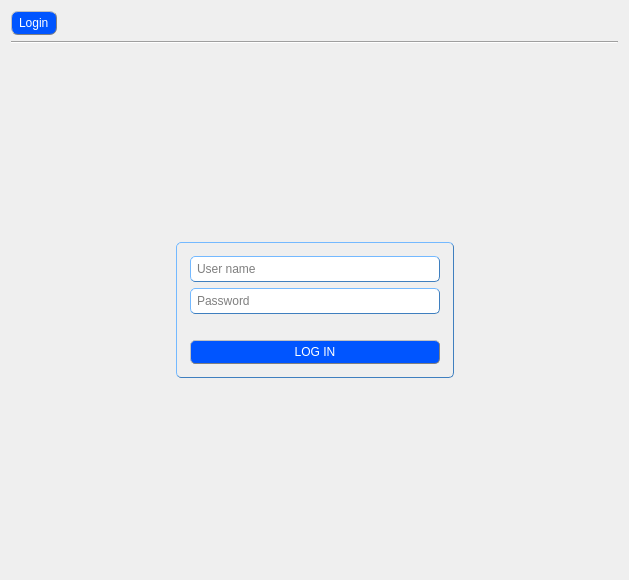
<?xml version="1.0" encoding="UTF-8"?>
<ui version="4.0">
 <class>LoginForm</class>
 <widget class="QWidget" name="LoginForm">
  <property name="geometry">
   <rect>
    <x>0</x>
    <y>0</y>
    <width>629</width>
    <height>580</height>
   </rect>
  </property>
  <property name="windowTitle">
   <string>LoginForm</string>
  </property>
  <property name="styleSheet">
   <string notr="true">QGroupBox {
               color: black;
               padding: 4px;
               border: 1px solid rgb(63, 127, 191); 
               border-radius: 5px;
               border-style: outset;
              }
QLineEdit {
               color: black;
               padding: 4px;
               border: 1px solid rgb(63, 127, 191); 
               border-radius: 5px;
               border-style: outset;
               max-width: 120px;
              font: 10pt &quot;MS Shell Dlg 2&quot;;
              }
QPushButton {
               color: white;
               padding: 4px;
               border: 1px solid grey; 
               border-radius: 5px;
               border-style: outset;
               max-width: 120px;
               background-color: rgb(0, 85, 255);
               font: bold 10pt &quot;MS Shell Dlg 2&quot;;
              }
QPushButton:hover {
               color: darkblue;
               border: 1px solid grey;
               background-color:rgb(0, 106, 255);
               }

QPushButton:pressed {
               color: rgb(0, 0, 197)
               background: shadow;
               border-style: inset;
               background-color:rgb(0, 106, 255);
               }</string>
  </property>
  <layout class="QGridLayout" name="gridLayout_2">
   <item row="4" column="0">
    <spacer name="horizontalSpacer">
     <property name="orientation">
      <enum>Qt::Horizontal</enum>
     </property>
     <property name="sizeHint" stdset="0">
      <size>
       <width>40</width>
       <height>20</height>
      </size>
     </property>
    </spacer>
   </item>
   <item row="0" column="0" colspan="3">
    <layout class="QHBoxLayout" name="horizontalLayout">
     <item>
      <widget class="QLabel" name="label">
       <property name="sizePolicy">
        <sizepolicy hsizetype="Fixed" vsizetype="Fixed">
         <horstretch>0</horstretch>
         <verstretch>0</verstretch>
        </sizepolicy>
       </property>
       <property name="maximumSize">
        <size>
         <width>80</width>
         <height>47</height>
        </size>
       </property>
       <property name="styleSheet">
        <string notr="true">QLabel {
               color: white;
               padding: 4px;
               border: 1px solid grey; 
               border-radius: 7px;
               border-style: outset;
               background-color: rgb(0, 85, 255);
               font: bold 10pt &quot;MS Shell Dlg 2&quot;;
              }</string>
       </property>
       <property name="text">
        <string>Login</string>
       </property>
      </widget>
     </item>
     <item>
      <spacer name="horizontalSpacer_3">
       <property name="orientation">
        <enum>Qt::Horizontal</enum>
       </property>
       <property name="sizeHint" stdset="0">
        <size>
         <width>40</width>
         <height>20</height>
        </size>
       </property>
      </spacer>
     </item>
     <item>
      <widget class="QLabel" name="label_2">
       <property name="maximumSize">
        <size>
         <width>170</width>
         <height>40</height>
        </size>
       </property>
       <property name="text">
        <string/>
       </property>
       <property name="pixmap">
        <pixmap resource="../res/res.qrc">:/index.png</pixmap>
       </property>
       <property name="scaledContents">
        <bool>true</bool>
       </property>
       <property name="wordWrap">
        <bool>false</bool>
       </property>
       <property name="openExternalLinks">
        <bool>false</bool>
       </property>
      </widget>
     </item>
    </layout>
   </item>
   <item row="1" column="0" colspan="3">
    <widget class="Line" name="line">
     <property name="styleSheet">
      <string notr="true"/>
     </property>
     <property name="orientation">
      <enum>Qt::Horizontal</enum>
     </property>
    </widget>
   </item>
   <item row="4" column="1">
    <widget class="QGroupBox" name="groupBox">
     <property name="minimumSize">
      <size>
       <width>200</width>
       <height>100</height>
      </size>
     </property>
     <property name="styleSheet">
      <string notr="true"/>
     </property>
     <property name="title">
      <string/>
     </property>
     <layout class="QGridLayout" name="gridLayout">
      <item row="2" column="0">
       <widget class="QLabel" name="infoLabel">
        <property name="styleSheet">
         <string notr="true">QLabel {
              color: red;
              font: 10pt &quot;MS Shell Dlg 2&quot;;
              }</string>
        </property>
        <property name="text">
         <string/>
        </property>
       </widget>
      </item>
      <item row="3" column="0">
       <widget class="QPushButton" name="loginButton">
        <property name="sizePolicy">
         <sizepolicy hsizetype="Fixed" vsizetype="Fixed">
          <horstretch>0</horstretch>
          <verstretch>0</verstretch>
         </sizepolicy>
        </property>
        <property name="minimumSize">
         <size>
          <width>250</width>
          <height>0</height>
         </size>
        </property>
        <property name="maximumSize">
         <size>
          <width>130</width>
          <height>16777215</height>
         </size>
        </property>
        <property name="contextMenuPolicy">
         <enum>Qt::DefaultContextMenu</enum>
        </property>
        <property name="styleSheet">
         <string notr="true"/>
        </property>
        <property name="text">
         <string>LOG IN</string>
        </property>
        <property name="default">
         <bool>false</bool>
        </property>
        <property name="flat">
         <bool>true</bool>
        </property>
       </widget>
      </item>
      <item row="1" column="0">
       <widget class="QLineEdit" name="passwordLine">
        <property name="sizePolicy">
         <sizepolicy hsizetype="Fixed" vsizetype="Fixed">
          <horstretch>0</horstretch>
          <verstretch>0</verstretch>
         </sizepolicy>
        </property>
        <property name="minimumSize">
         <size>
          <width>250</width>
          <height>0</height>
         </size>
        </property>
        <property name="styleSheet">
         <string notr="true"/>
        </property>
        <property name="inputMask">
         <string/>
        </property>
        <property name="text">
         <string/>
        </property>
        <property name="placeholderText">
         <string>Password</string>
        </property>
       </widget>
      </item>
      <item row="0" column="0">
       <widget class="QLineEdit" name="userLine">
        <property name="sizePolicy">
         <sizepolicy hsizetype="Fixed" vsizetype="Fixed">
          <horstretch>0</horstretch>
          <verstretch>0</verstretch>
         </sizepolicy>
        </property>
        <property name="minimumSize">
         <size>
          <width>250</width>
          <height>0</height>
         </size>
        </property>
        <property name="styleSheet">
         <string notr="true"/>
        </property>
        <property name="text">
         <string/>
        </property>
        <property name="placeholderText">
         <string>User name</string>
        </property>
       </widget>
      </item>
     </layout>
    </widget>
   </item>
   <item row="4" column="2">
    <spacer name="horizontalSpacer_2">
     <property name="orientation">
      <enum>Qt::Horizontal</enum>
     </property>
     <property name="sizeHint" stdset="0">
      <size>
       <width>40</width>
       <height>20</height>
      </size>
     </property>
    </spacer>
   </item>
   <item row="5" column="1">
    <spacer name="verticalSpacer_2">
     <property name="orientation">
      <enum>Qt::Vertical</enum>
     </property>
     <property name="sizeHint" stdset="0">
      <size>
       <width>20</width>
       <height>40</height>
      </size>
     </property>
    </spacer>
   </item>
   <item row="3" column="1">
    <spacer name="verticalSpacer">
     <property name="orientation">
      <enum>Qt::Vertical</enum>
     </property>
     <property name="sizeHint" stdset="0">
      <size>
       <width>20</width>
       <height>40</height>
      </size>
     </property>
    </spacer>
   </item>
  </layout>
 </widget>
 <tabstops>
  <tabstop>userLine</tabstop>
  <tabstop>passwordLine</tabstop>
  <tabstop>loginButton</tabstop>
 </tabstops>
 <resources>
  <include location="../res/res.qrc"/>
  <include location="../res/res.qrc"/>
 </resources>
 <connections/>
</ui>
